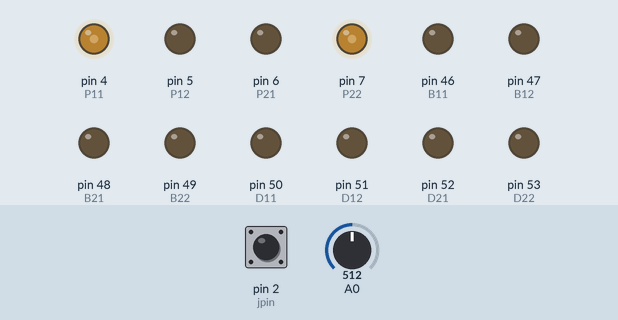
Recording of a sketch running on a simulated Arduino Mega 2560, built with avr-gcc and run on an emulated ATmega2560. On the bench: output pins drawn as LEDs (lit = HIGH). The test bench sets the inputs (shaded band); at power-on: A0 = 512, pin 2 (jpin) LOW.

Above: at 1.2 s.
1.3 s: A0 set to 588
At 2.3 s:
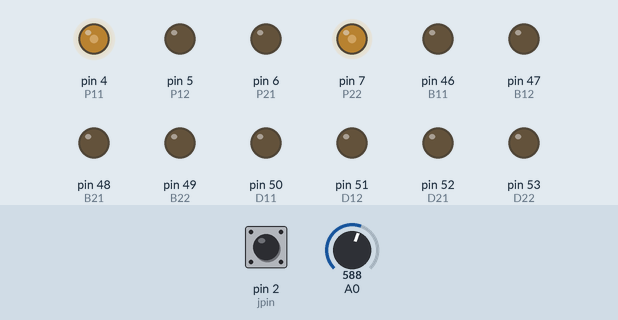
2.8 s: A0 set to 620
At 3.4 s:
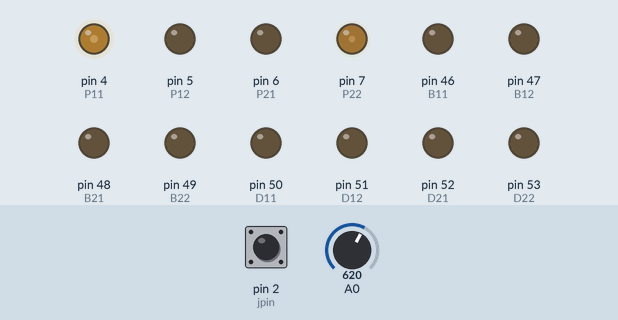
4.3 s: pin 2 (jpin) driven HIGH
5.8 s: A0 set to 306
At 6.9 s:
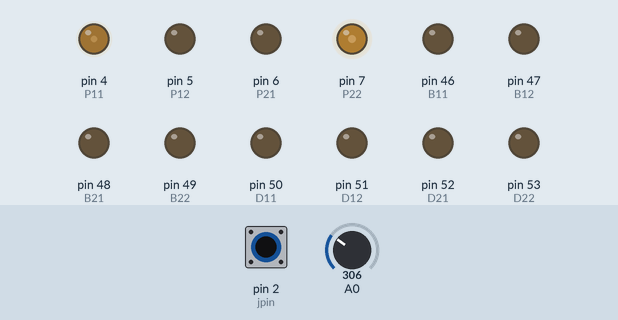
7.3 s: pin 2 (jpin) pulsed LOW 5 times (0.12 s each, 0.3 s apart)
10.3 s: A0 set to 319
11.8 s: A0 set to 345
At 12.6 s:
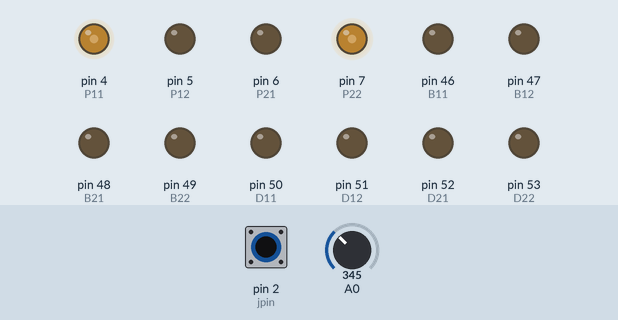
Timing chart, 0 to 14.3 s (numbered marks = the images above; inputs shaded):
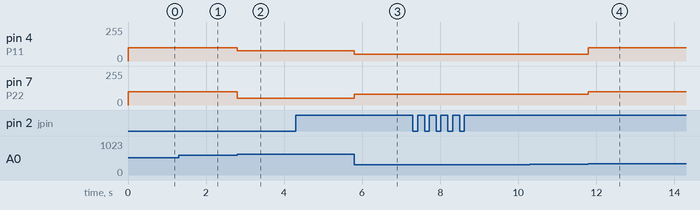

Measured:
- the behaviour switches between 605 and 606 on A0 (found by bisection; images 1 and 2)
- the behaviour switches between 328 and 329 on A0 (found by bisection; images 3 and 4)
- after the input at 1.3 s, pin 4 (P11): 100/255 → 101/255 at once; pin 7 (P22): 100/255 → 99/255 at once
- after the input at 2.8 s, pin 4 (P11): 101/255 → 78/255 at once; pin 7 (P22): 99/255 → 50/255 at once
- after the input at 5.8 s, pin 4 (P11): 78/255 → 50/255 at once; pin 7 (P22): 50/255 → 82/255 at once
- after the input at 10.3 s, every drawn part: stays the same
- after the input at 11.8 s, pin 4 (P11): 50/255 → 99/255 at once; pin 7 (P22): 82/255 → 101/255 at once

The sketch:

Robocon1.ino
```cpp
#define D11 50
#define D12 51
#define D21 52
#define D22 53
#define P11 4
#define P12 5
#define P21 6
#define P22 7
#define B11 46
#define B12 47
#define B21 48
#define B22 49
#define jpin 2
#define ap1 A0
int setPoint=35;
float Kp=0.2;
void setup() {
 pinMode(D11,OUTPUT);
 pinMode(D12,OUTPUT);
 pinMode(D21,OUTPUT);
 pinMode(D22,OUTPUT);
 pinMode(P11,OUTPUT);
 pinMode(P12,OUTPUT);
 pinMode(P21,OUTPUT);
 pinMode(P22,OUTPUT);
 pinMode(B11,OUTPUT);
 pinMode(B12,OUTPUT);
 pinMode(B21,OUTPUT);
 pinMode(B22,OUTPUT);
 pinMode(jpin,INPUT);

pinMode(jpin, INPUT);
attachInterrupt(digitalPinToInterrupt(jpin), brk, RISING);

}

void loop() {
  digitalWrite(B11,0);
  digitalWrite(B22,0);
 int readVal=analogRead(A0);
 int position = ((float)readVal/921)*70;
 if(position>=25&&position<=45)
 forward();
 else if(position<25)
 left();
 else if(position>45)
 right();
}

int PID()
{
   int readVal=analogRead(A0);
   int position = ((float)readVal/921)*70;
   int error =  setPoint-position;   // Calculate the deviation from position to the set point
   int motorSpeed = Kp * error; // Applying formula of PID
   return motorSpeed;
}

void forward()
{
  analogWrite(P11,100-PID());
  analogWrite(P22,100+PID());
}
void left()
{
  analogWrite(P11,50);
  analogWrite(P22,80+PID());
}
void right()
{
  analogWrite(P22,50);
  analogWrite(P11,80+PID());
}
void brk()
{
  digitalWrite(B11,1);
  digitalWrite(B22,1);
}
```
